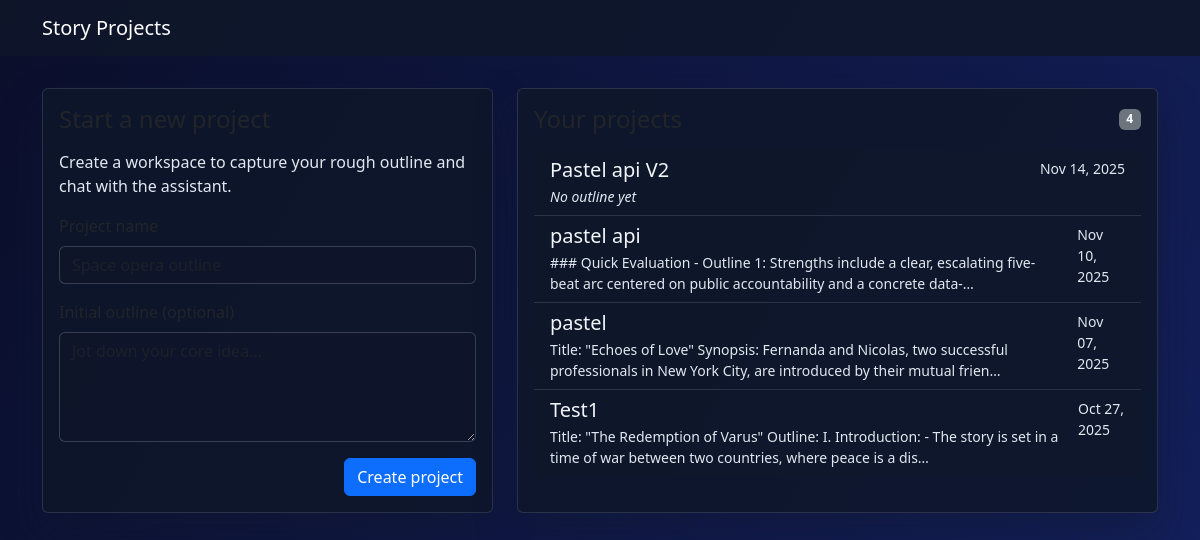
The app's page /, older data.
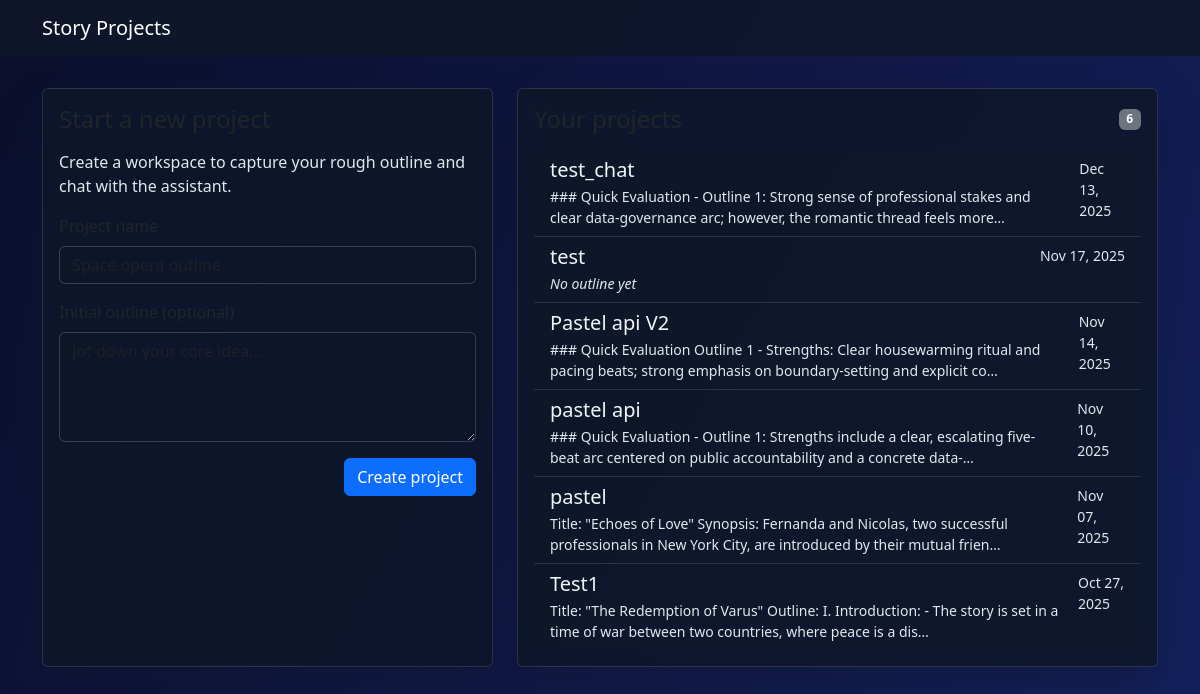
The same page, newer data.
### chat_interface.py (models this page shows, shortened)
class Project(db.Model):
    id = db.Column(db.Integer, primary_key=True)
    name = db.Column(db.String(120), nullable=False)
    project_overview = db.Column(db.Text, nullable=True)
    project_overview_data = db.Column(db.Text, nullable=True)
    ideation_summary = db.Column(db.Text, nullable=True)
    author_notes = db.Column(db.Text, nullable=True)
    selected_pitch_id = db.Column(db.Integer, db.ForeignKey("idea_pitch_version.id"))
    outline = db.Column(db.Text, nullable=True)
    act1_outline = db.Column(db.Text, nullable=True)
    act2_outline = db.Column(db.Text, nullable=True)
    act3_outline = db.Column(db.Text, nullable=True)
    act_final_notes = db.Column(db.Text, nullable=True)
    act1_chapters = db.Column(db.Text, nullable=True)
    act2_chapters = db.Column(db.Text, nullable=True)
    act3_chapters = db.Column(db.Text, nullable=True)
    chapters_final_notes = db.Column(db.Text, nullable=True)
    act1_chapter_list = db.Column(db.Text, nullable=True)
    act2_chapter_list = db.Column(db.Text, nullable=True)
    act3_chapter_list = db.Column(db.Text, nullable=True)
    created_at = db.Column(db.DateTime, nullable=False, default=datetime.utcnow)
    characters = db.relationship(
        "Character",
        back_populates="project",
        order_by="Character.created_at.desc()",
        cascade="all, delete-orphan",
    )
    concepts = db.relationship(
        "Concept",
        back_populates="project",
        order_by="Concept.created_at.desc()",
        cascade="all, delete-orphan",
    )
    chapters = db.relationship(
        "ChapterDraft",
        back_populates="project",
        order_by="(ChapterDraft.act_number, ChapterDraft.chapter_number)",
        cascade="all, delete-orphan",
    )
    pitch_versions = db.relationship(
        "IdeaPitchVersion",
        back_populates="project",
        foreign_keys="IdeaPitchVersion.project_id",
        order_by="IdeaPitchVersion.created_at.desc()",
        cascade="all, delete-orphan",
    )
    selected_pitch = db.relationship(
        "IdeaPitchVersion",
        foreign_keys=[selected_pitch_id],
        post_update=True,
    )

### chat_interface.py (the view, shortened to what this page needs)
    @app.route("/", methods=["GET", "POST"])
    def dashboard() -> str:
        error = None
        projects = Project.query.order_by(Project.created_at.desc()).all()
        return render_template("dashboard.html", projects=projects, error=error)

### templates/dashboard.html (shortened to what this page needs)
{% extends "base.html" %}
{% block content %}
  <div class="row g-4">
    <div class="col-lg-5">
      <div class="card h-100">
        <div class="card-body">
          <h2 class="h4 mb-3">Start a new project</h2>
          <p class="text-secondary">Create a workspace to capture your rough outline and chat with the assistant.</p>
          <form method="post" class="d-flex flex-column gap-3">
            <div>
              <label for="name" class="form-label">Project name</label>
              <input type="text" class="form-control" id="name" name="name" placeholder="Space opera outline" required>
            </div>
            <div>
              <label for="outline" class="form-label">Initial outline (optional)</label>
              <textarea class="form-control" id="outline" name="outline" rows="4" placeholder="Jot down your core idea..."></textarea>
            </div>
            <div class="d-flex justify-content-end">
              <button type="submit" class="btn btn-primary">Create project</button>
            </div>
          </form>
        </div>
      </div>
    </div>
    <div class="col-lg-7">
      <div class="card h-100">
        <div class="card-body d-flex flex-column">
          <div class="d-flex justify-content-between align-items-center mb-3">
            <h2 class="h4 mb-0">Your projects</h2>
            <span class="badge bg-secondary">{{ projects|length }}</span>
          </div>
          {% if projects %}
            <div class="list-group list-group-flush flex-grow-1 overflow-auto">
              {% for project in projects %}
                <a
                  href="{{ url_for('project_detail', project_id=project.id) }}"
                  class="list-group-item list-group-item-action d-flex justify-content-between align-items-start"
                >
                  <div>
                    <h3 class="h5 mb-1">{{ project.name }}</h3>
                    {% if project.outline %}
                      <p class="mb-0 text-secondary small">{{ project.outline[:140] }}{% if project.outline|length > 140 %}…{% endif %}</p>
                    {% else %}
                      <p class="mb-0 text-secondary small fst-italic">No outline yet</p>
                    {% endif %}
                  </div>
                  <span class="text-secondary small ms-3">{{ project.created_at.strftime('%b %d, %Y') }}</span>
                </a>
              {% endfor %}
            </div>
          {% else %}
            <div class="text-secondary text-center py-5">
              <p class="mb-1">You have no projects yet.</p>
              <p class="mb-0">Create one to begin outlining your story.</p>
            </div>
          {% endif %}
        </div>
      </div>
    </div>
  </div>
{% endblock %}

### templates/base.html (shortened to what this page needs)
<!doctype html>
<html lang="en">
  <head>
    <link
      href="https://cdn.jsdelivr.net/npm/bootstrap@5.3.3/dist/css/bootstrap.min.css"
      rel="stylesheet"
    >
  </head>
  <body>
    <nav class="navbar navbar-expand-lg navbar-dark">
      <div class="container">
        <a class="navbar-brand" href="{{ url_for('dashboard') }}">Story Projects</a>
      </div>
    </nav>
    <main class="content-container">
      <div class="container">
        {% block content %}{% endblock %}
      </div>
    </main>
  </body>
</html>

### templates/base.html (style rules this page uses)
body { background: linear-gradient(120deg, #0b0f2b, #14215f); min-height: 100vh; color: #f1f5f9; }
.navbar { background: rgba(15, 23, 42, 0.85); }
.content-container { padding: 2rem 1rem 4rem; }
.card { background: rgba(15, 23, 42, 0.85); border: 1px solid rgba(148, 163, 184, 0.2); box-shadow: 0 20px 40px rgba(15, 23, 42, 0.4); }
.list-group-item { background: rgba(15, 23, 42, 0.7); color: #f1f5f9; border-color: rgba(148, 163, 184, 0.2); }
textarea.form-control, input.form-control { background: rgba(15, 23, 42, 0.6); border: 1px solid rgba(148, 163, 184, 0.3); color: #f1f5f9; }
.text-secondary, .text-muted, .text-body-secondary { color: #e2e8f0 !important; }

Row changes from the older to the newer data that the page shows:
added Project: name "test_chat", outline "### Quick Evaluation - Outline 1: Strong sense of professional stakes and clear data-governance arc; however, the romantic thread feels more", created_at "Dec 13, 2025"
added Project: name "test", shows "No outline yet", created_at "Nov 17, 2025"
changed Project "Pastel api V2": outline (not shown) → "### Quick Evaluation Outline 1 - Strengths: Clear housewarming ritual and pacing beats; strong emphasis on boundary-setting and explicit co"; outline "No outline yet" → "…"
Text that changed along with them:
{{ projects|length }}: "4" → "6"
